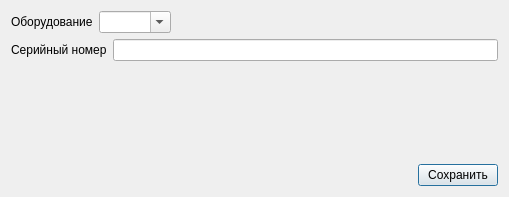
<?xml version="1.0" encoding="UTF-8"?>
<ui version="4.0">
 <class>ClientDeviceDialog</class>
 <widget class="QDialog" name="ClientDeviceDialog">
  <property name="geometry">
   <rect>
    <x>0</x>
    <y>0</y>
    <width>509</width>
    <height>197</height>
   </rect>
  </property>
  <property name="windowTitle">
   <string>Новое клиентское оборудование</string>
  </property>
  <layout class="QVBoxLayout" name="verticalLayout">
   <item>
    <layout class="QHBoxLayout" name="horizontalLayout">
     <item>
      <widget class="QLabel" name="deviceLabel">
       <property name="text">
        <string>Оборудование</string>
       </property>
      </widget>
     </item>
     <item>
      <widget class="QComboBox" name="deviceComboBox">
       <property name="editable">
        <bool>true</bool>
       </property>
      </widget>
     </item>
     <item>
      <spacer name="horizontalSpacer">
       <property name="orientation">
        <enum>Qt::Horizontal</enum>
       </property>
       <property name="sizeHint" stdset="0">
        <size>
         <width>40</width>
         <height>20</height>
        </size>
       </property>
      </spacer>
     </item>
    </layout>
   </item>
   <item>
    <layout class="QHBoxLayout" name="horizontalLayout_2">
     <item>
      <widget class="QLabel" name="serialLabel">
       <property name="text">
        <string>Серийный номер</string>
       </property>
      </widget>
     </item>
     <item>
      <widget class="QLineEdit" name="serialLineEdit"/>
     </item>
    </layout>
   </item>
   <item>
    <spacer name="verticalSpacer">
     <property name="orientation">
      <enum>Qt::Vertical</enum>
     </property>
     <property name="sizeHint" stdset="0">
      <size>
       <width>20</width>
       <height>40</height>
      </size>
     </property>
    </spacer>
   </item>
   <item>
    <layout class="QHBoxLayout" name="horizontalLayout_3">
     <item>
      <spacer name="horizontalSpacer_2">
       <property name="orientation">
        <enum>Qt::Horizontal</enum>
       </property>
       <property name="sizeHint" stdset="0">
        <size>
         <width>40</width>
         <height>20</height>
        </size>
       </property>
      </spacer>
     </item>
     <item>
      <widget class="QPushButton" name="okPushButton">
       <property name="text">
        <string>Сохранить</string>
       </property>
       <property name="icon">
        <iconset resource="kcrm.qrc">
         <normaloff>:/images/ok32.png</normaloff>:/images/ok32.png</iconset>
       </property>
      </widget>
     </item>
    </layout>
   </item>
  </layout>
 </widget>
 <resources>
  <include location="kcrm.qrc"/>
 </resources>
 <connections/>
</ui>
